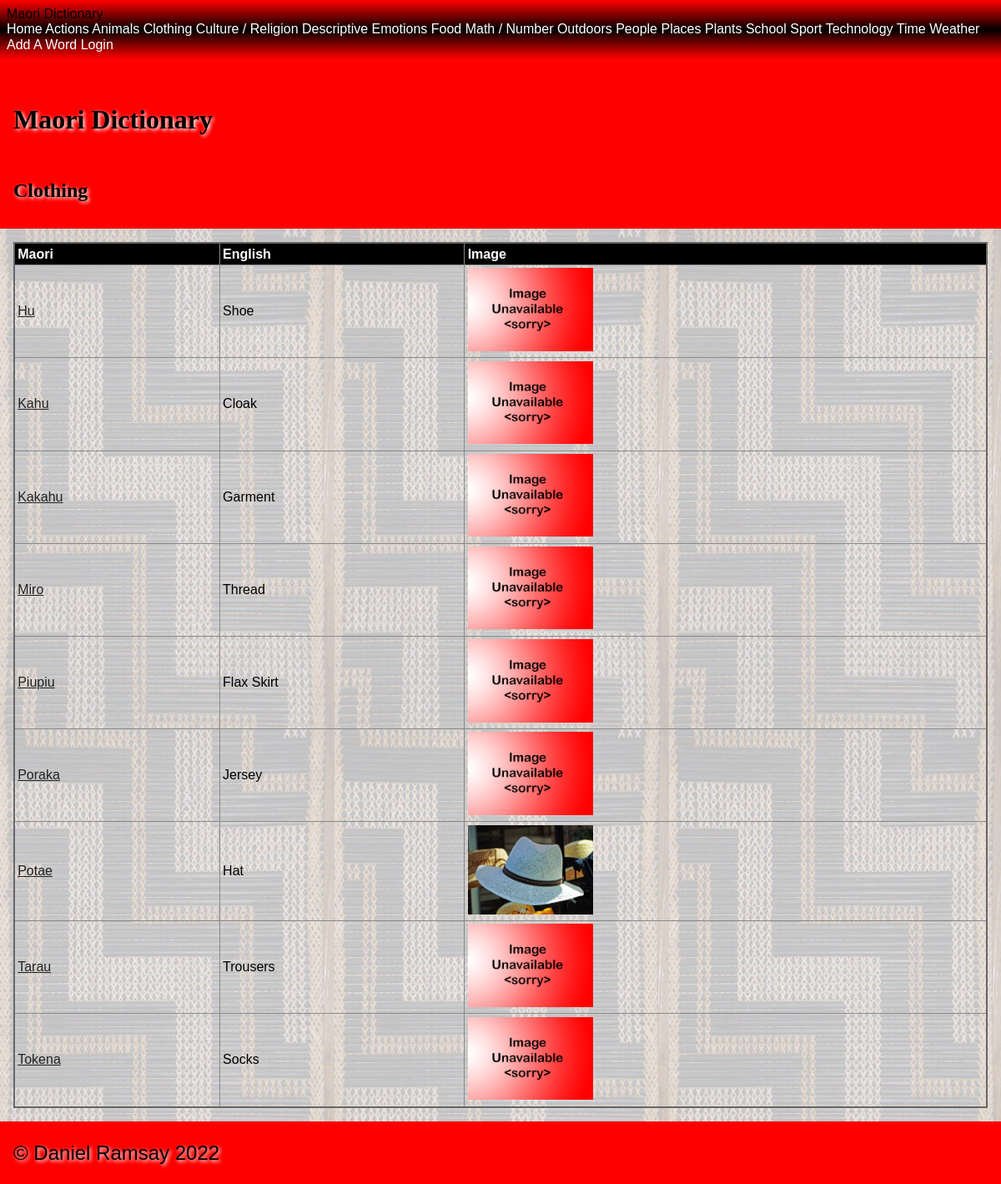
The app's page /category/clothing with its own data.
### tables this page shows
CREATE TABLE "maori_words"
(
    id             integer      not null
        primary key autoincrement,
    english_name   varchar(60)  not null,
    created_by     integer      not null
        references people
            on update restrict on delete restrict,
    created_at     datetime     not null,
    maori_name     varchar(60)  not null,
    category       varchar(60)  not null,
    level          integer      not null,
    definition     varchar(200) not null,
    image_filename varchar(60)
);

### app.py (the view)
@app.route('/category/<category_name>')
def site_category(category_name):
    category_name = category_name.replace("|", "/")
    query = "SELECT maori_name, english_name, definition, level, created_by, created_at, image_filename \
            FROM maori_words WHERE lower(category) = ?"
    con = create_connection(DATABASE)
    cur = con.cursor()
    cur.execute(query, (category_name.lower(),))
    maori_names = cur.fetchall()
    con.close()
    if maori_names == []:
        return redirect('/')
    return render_template("category.html", logged_in=is_logged_in(), categories=get_categories(),
                           category_name=category_name, maori_names=maori_names, is_a_teacher=is_a_teacher())

### app.py (called while the page is built)
def create_connection(db_file):
    try:
        connection = sqlite3.connect(db_file)
        return connection
    except Error as e:
        print(e)
    return None

def is_logged_in():
    if session.get("email") is None:
        print("not logged in")
        return False
    else:
        print("logged in")
        return True

def is_a_teacher():
    if session.get("type") == 'teacher':
        print("is teacher")
        return True
    else:
        print("is not teacher")
        return False

def get_categories():
    query = 'SELECT distinct lower(category) FROM maori_words'
    con = create_connection(DATABASE)
    cur = con.cursor()
    cur.execute(query)
    category_list = cur.fetchall()
    con.close()
    return category_list

### templates/category.html
{% extends 'base.html' %}
{% block pageheading %}
{{category_name.title()}}
{% endblock %}
{% block main %}
<table>
    <tr>
        <th>Maori</th>
        <th>English</th>
        <th>Image</th>
        </tr>
        <tbody>
            {% for maori_name in maori_names %}
                <tr>
                    <td><a href='/category/{{ category_name.lower().replace("/", "|") }}/{{ maori_name[0].lower() }}'>{{ maori_name[0].title() }}</a></td>
                    <td>{{ maori_name[1].title() }}</td>
                    {% if maori_name[6] %}
                        <td><img src='/static/images/{{ maori_name[6] }}' style="width: 150px"></td>
                    {% else %}
                        <td><img src='/static/images/noimage.png' style="width: 150px"></td>
                    {% endif %}
                </tr>
            {% endfor %}
        </tbody>
    </table>
{% endblock %}

### static/style.css (style rules this page uses)
* { font-family: Comfortaa, sans-serif; margin: 0; padding: 0; box-sizing: border-box; }
a { color: #222; }
img { width: 100%; }
table { width: 100%; border: 2px solid #666; border-collapse: collapse; }
th, td { border: 1px solid #888; padding: 0.2rem; text-align: left; }
th { background-color: #000; color: #fff; }

### records on screen
maori_words: maori_name "Hu", english_name "Shoe"
maori_words: maori_name "Kahu", english_name "Cloak"
maori_words: maori_name "Kakahu", english_name "Garment"
maori_words: maori_name "Miro", english_name "Thread"
maori_words: maori_name "Piupiu", english_name "Flax Skirt"
maori_words: maori_name "Poraka", english_name "Jersey"
maori_words: maori_name "Potae", english_name "Hat", image_filename (picture)
maori_words: maori_name "Tarau", english_name "Trousers"
maori_words: maori_name "Tokena", english_name "Socks"

### other values on screen
{{ category[0].title() }} "Actions" "Animals" "Clothing" "Culture / Religion" "Descriptive" "Emotions" "Food" "Math / Number" "Outdoors" "People" "Places" "Plants" "School" "Sport" "Technology" "Time" "Weather"
{{ category_name.title() }} "Clothing"
